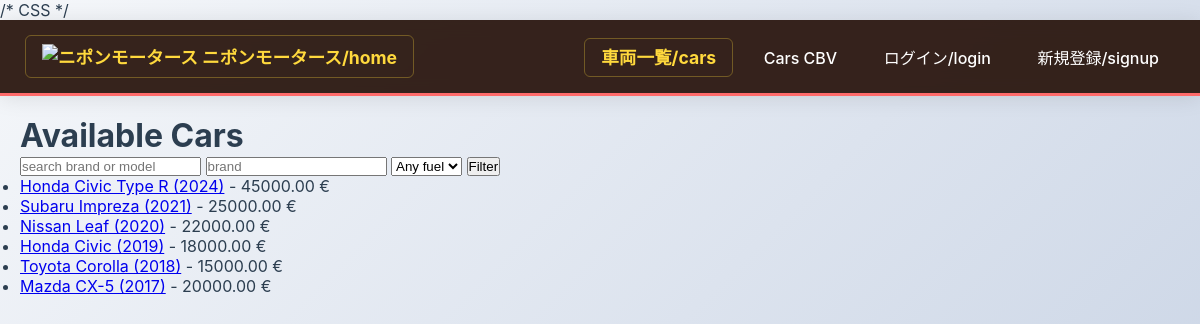
Page /cars/list/ on the earlier database version.
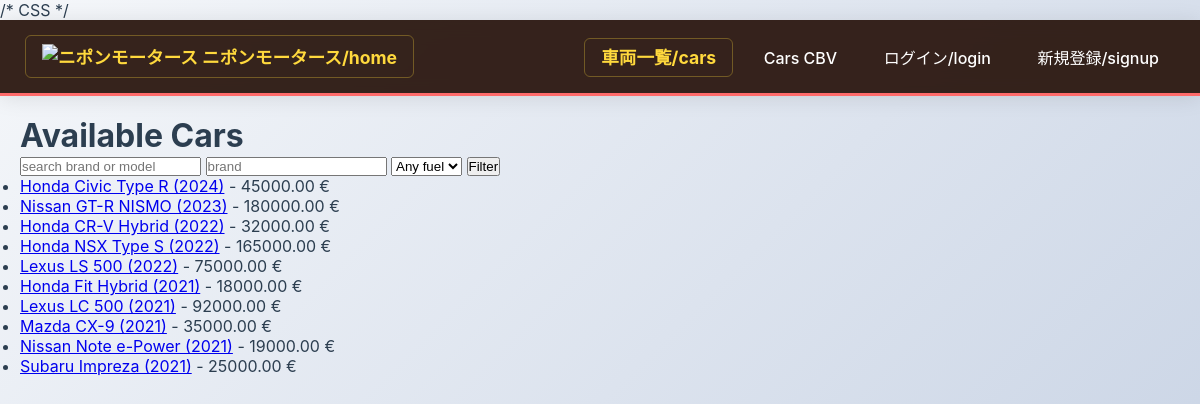
Same page on the later database version.
### nipon_cars/models.py (models this page shows, shortened)
class BaseEntity(models.Model): # abstract base model
    title = models.CharField(max_length=200)
    created_at = models.DateTimeField(auto_now_add=True)
    updated_at = models.DateTimeField(auto_now=True)
    class Meta:
        abstract = True

class Car(BaseEntity): # car model
    FUEL_CHOICES = [
        ('PETROL', 'Petrol'),
        ('DIESEL', 'Diesel'),
        ('ELECTRIC', 'Electric'),
        ('HYBRID', 'Hybrid'),
    ]
    brand = models.CharField(max_length=100)
    model = models.CharField(max_length=100)
    year = models.PositiveIntegerField()
    _mileage = models.PositiveIntegerField(db_column='mileage')  # private field with db_column
    _price = models.DecimalField(max_digits=10, decimal_places=2, db_column='price')  # private field with db_column
    fuel_type = models.CharField(max_length=10, choices=FUEL_CHOICES)
    prefecture = models.CharField(max_length=100)
    image = models.ImageField(upload_to='car_images/', null=True, blank=True, validators=[validate_image])  # car image field
    owner = models.ForeignKey(Owner, on_delete=models.SET_NULL, null=True, blank=True, related_name='cars')
    features = models.ManyToManyField(Feature, blank=True, related_name='cars')
    published_by = models.ForeignKey(User, on_delete=models.CASCADE, related_name='published_cars', null=True, blank=True)  # user who published this car
    class Meta:
        ordering = ['-year', 'brand', 'model', ]
    def __str__(self):
        return f"{self.brand} {self.model} ({self.year})"
    @property
    def price(self):
        return self._price
    @price.setter
    def price(self, value):
        if value is None or value < 0:
            raise ValueError('price must be a a valid number')
        self._price = value
    @property
    def mileage(self):
        return self._mileage
    @mileage.setter
    def mileage(self, new_mileage):
        if new_mileage is None or new_mileage < 0:
            raise ValueError('mileage must be a valid number')
        if hasattr(self, '_mileage') < self._mileage:
            raise ValueError('mileage cannot be decreased')
        self._mileage = new_mileage
    '''
    Notes:
    - baseentity provides title, created_at, updated_at.
    - encapsulation applied to price and mileage (getters, setters).
    - calculate_discount is polymorphic and can be overridden in subclasses if you add special types of cars.
    '''

### nipon_cars/views.py (the view)
# urls.py: path('list/', views.CarListView.as_view(), name='car_list_class'),
class CarListView(ListView, BaseView): # car list as a class-based view, a python class that inherits from ListView
    model = Car
    template_name = 'nipon_cars/car_list.html'
    context_object_name = 'cars'
    paginate_by = 10

### nipon_cars/templates/nipon_cars/car_list.html (shortened to what this page needs)
{% extends "base.html" %}
{% block content %}
  <h1>Available Cars</h1>
  <form method="get" action=".">
    <input type="text" name="q" placeholder="search brand or model" value="{{ request.GET.q }}">
    <input type="text" name="brand" placeholder="brand" value="{{ request.GET.brand }}">
    <select name="fuel_type">
      <option value="">Any fuel</option>
    </select>
    <button type="submit">Filter</button>
  </form>
  <ul>
    {% for car in cars %}
      <li>
        <a href="{% url 'nipon_cars:car_detail' car.pk %}">{{ car }}</a>
        - {{ car.price }} €
      </li>
    {% empty %}
      <li>No cars found.</li>
    {% endfor %}
  </ul>
{% endblock %}

Differences in the rows shown:
no longer on this page (row unchanged): Car: brand+model+year "Nissan Leaf (2020)", price "22000.00"
no longer on this page (row unchanged): Car: brand+model+year "Honda Civic (2019)", price "18000.00"
no longer on this page (row unchanged): Car: brand+model+year "Toyota Corolla (2018)", price "15000.00"
no longer on this page (row unchanged): Car: brand+model+year "Mazda CX-5 (2017)", price "20000.00"
added Car: brand+model+year "Nissan GT-R NISMO (2023)", price "180000.00"
added Car: brand+model+year "Honda CR-V Hybrid (2022)", price "32000.00"
added Car: brand+model+year "Honda NSX Type S (2022)", price "165000.00"
added Car: brand+model+year "Lexus LS 500 (2022)", price "75000.00"
added Car: brand+model+year "Honda Fit Hybrid (2021)", price "18000.00"
added Car: brand+model+year "Lexus LC 500 (2021)", price "92000.00"
added Car: brand+model+year "Mazda CX-9 (2021)", price "35000.00"
added Car: brand+model+year "Nissan Note e-Power (2021)", price "19000.00"
